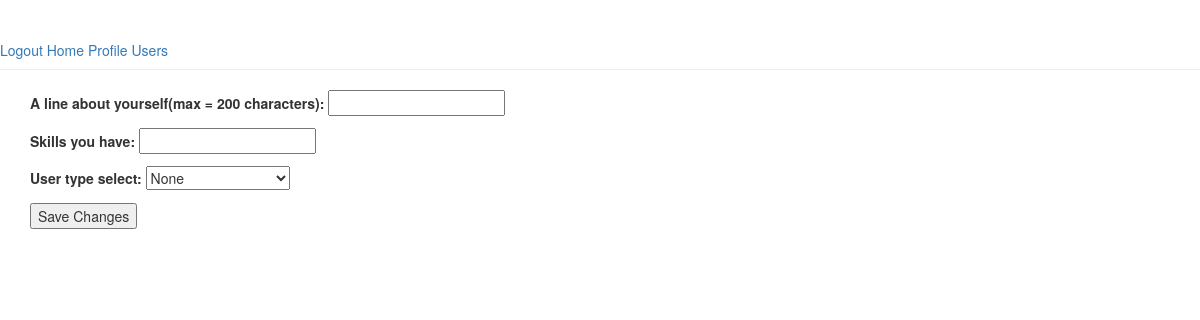
Before: /users/profile/1/edit/ (signed in) with the older database file.
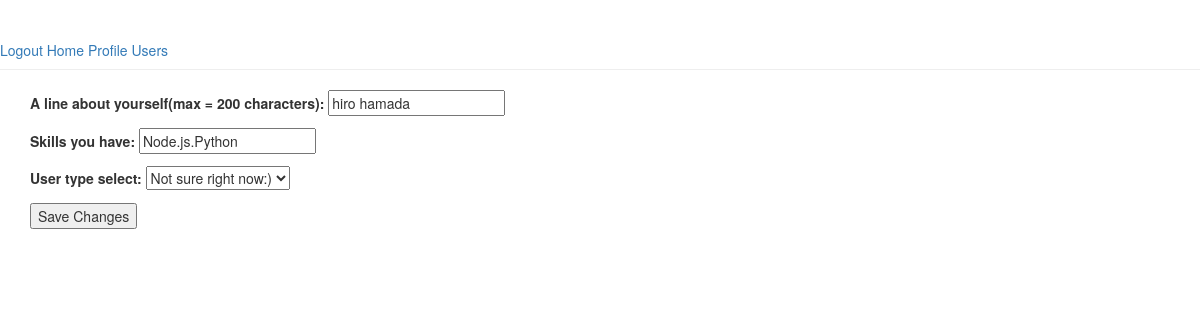
After: the same page with the newer database file.
### app/models.py (models this page shows, shortened)
class UserProfileModel(models.Model):
    user = models.ForeignKey(User)
    user_description = models.CharField(max_length = 200)
    skills = models.CharField(max_length = 200)
    user_type_select = models.CharField(max_length = 50,default = 'None')   #developer or programmer
    timeStamp = models.DateTimeField(auto_now_add = True)

### app/views.py (the view)
    def wrapper(request,*args,**kwargs):
        if not request.user.is_authenticated():
            return redirect('login_view')
        return func(request,*args,**kwargs)

### app/forms.py
class UserProfileForm(forms.ModelForm):
    CHOICES = (('None','None'),('Programmer','Programmer'),('Developer','Developer'),('Not sure right now:)','Not sure right now:)'),('Both','Both'),)
    user_description = forms.CharField(label = 'A line about yourself(max = 200 characters)',max_length = 200)
    skills = forms.CharField(label = 'Skills you have',max_length = 200)
    user_type_select = forms.ChoiceField(choices = CHOICES, required = True )
    class Meta:
        model = UserProfileModel
        fields = ['user_description','skills','user_type_select']

### app/users.py (called while the page is built)
def check_user_access_for_profile_edit(func):
    def wrapper(request,user_id,*args,**kwargs):
        print int(request.user.id) == int(user_id)
        if int(request.user.id) != int(user_id):
            return redirect('/users/profile/'+str(user_id))
        return func(request,user_id,*args,**kwargs)
    return wrapper

### app/views.py (called while the page is built)
def loginRequired(func):
    def wrapper(request,*args,**kwargs):
        if not request.user.is_authenticated():
            return redirect('login_view')
        return func(request,*args,**kwargs)
    return wrapper

### app/templates/users/edit_user_profile.html (shortened to what this page needs)
{% extends 'base.html' %}
{% block content %}
<form method = 'post'>
{{ form.as_p }}
<input type='submit' name='edit_profile' value = 'Save Changes'/>
</form>
{% endblock %}

Changed rows visible on the page:
added UserProfileModel: user_description "hiro hamada", skills "Node.js.Python", user_type_select "Not sure right now:)"
Other visible differences:
form field user_type_select: "None" → (not shown)
